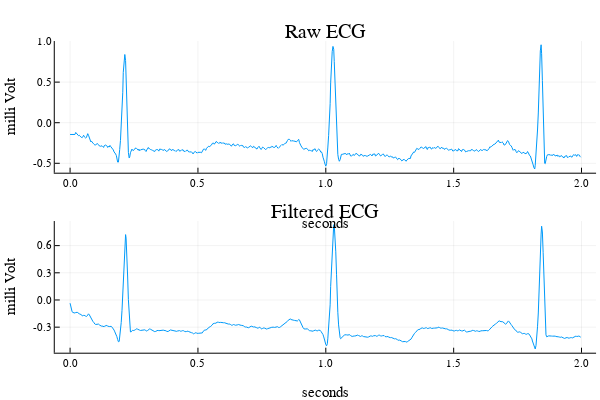

Here is the notebook cell this chart was saved with:
### Code cell
p1 = plot(ecg[:,1], ecg[:,2], title="Raw ECG", xlabel="seconds", ylabel="milli Volt")
p2 = plot(ecg_filtered[:,1], ecg_filtered[:,2], title="Filtered ECG", xlabel="seconds", ylabel="milli Volt")
plot(p1, p2, layout=(2,1), label="")

### Figure 1 — Plotly figure (JSON) as saved in the notebook; plotly's stock layout.template omitted (floating-point values rounded to 4 significant figures; data arrays with more than 128 entries replaced by an {"elided": "..."} marker saying what was removed)
{"data": [{"colorbar": {"title": ""}, "legendgroup": "", "line": {"color": "rgba(0, 154, 250, 1.000)", "dash": "solid", "shape": "linear", "width": 1}, "mode": "lines", "name": "", "showlegend": false, "type": "scatter", "x": {"elided": "720 float values"}, "xaxis": "x1", "y": {"elided": "720 float values"}, "yaxis": "y1", "zmax": null, "zmin": null}, {"colorbar": {"title": ""}, "legendgroup": "", "line": {"color": "rgba(0, 154, 250, 1.000)", "dash": "solid", "shape": "linear", "width": 1}, "mode": "lines", "name": "", "showlegend": false, "type": "scatter", "x": {"elided": "720 float values"}, "xaxis": "x2", "y": {"elided": "720 float values"}, "yaxis": "y2", "zmax": null, "zmin": null}], "layout": {"annotations": [{"font": {"color": "rgba(0, 0, 0, 1.000)", "family": "sans-serif", "size": 20}, "rotation": 0, "showarrow": false, "text": "Raw ECG", "x": 0.5424, "xanchor": "center", "xref": "paper", "y": 1, "yanchor": "top", "yref": "paper"}, {"font": {"color": "rgba(0, 0, 0, 1.000)", "family": "sans-serif", "size": 20}, "rotation": 0, "showarrow": false, "text": "Filtered ECG", "x": 0.5424, "xanchor": "center", "xref": "paper", "y": 0.5, "yanchor": "top", "yref": "paper"}], "height": 400, "legend": {"bgcolor": "rgba(255, 255, 255, 1.000)", "bordercolor": "rgba(0, 0, 0, 1.000)", "borderwidth": 1, "font": {"color": "rgba(0, 0, 0, 1.000)", "family": "sans-serif", "size": 11}, "title": {"font": {"color": "rgba(0, 0, 0, 1.000)", "family": "sans-serif", "size": 15}, "text": ""}, "tracegroupgap": 0, "traceorder": "normal", "x": 1, "xanchor": "auto", "y": 1, "yanchor": "auto"}, "margin": {"b": 20, "l": 0, "r": 0, "t": 20}, "paper_bgcolor": "rgba(255, 255, 255, 1.000)", "plot_bgcolor": "rgba(255, 255, 255, 1.000)", "showlegend": true, "width": 600, "xaxis1": {"anchor": "y1", "domain": [0.09128, 0.9934], "gridcolor": "rgba(0, 0, 0, 0.100)", "gridwidth": 0.5, "linecolor": "rgba(0, 0, 0, 1.000)", "mirror": false, "range": [-0.05991, 2.057], "showgrid": true, "showline": true, "showticklabels": true, "tickangle": 0, "tickcolor": "rgb(0, 0, 0)", "tickfont": {"color": "rgba(0, 0, 0, 1.000)", "family": "sans-serif", "size": 11}, "tickmode": "array", "ticks": "inside", "ticktext": ["0.0", "0.5", "1.0", "1.5", "2.0"], "tickvals": [0, 0.5, 1, 1.5, 2], "title": "seconds", "titlefont": {"color": "rgba(0, 0, 0, 1.000)", "family": "sans-serif", "size": 15}, "type": "-", "visible": true, "zeroline": false, "zerolinecolor": "rgba(0, 0, 0, 1.000)"}, "xaxis2": {"anchor": "y2", "domain": [0.09128, 0.9934], "gridcolor": "rgba(0, 0, 0, 0.100)", "gridwidth": 0.5, "linecolor": "rgba(0, 0, 0, 1.000)", "mirror": false, "range": [-0.05991, 2.057], "showgrid": true, "showline": true, "showticklabels": true, "tickangle": 0, "tickcolor": "rgb(0, 0, 0)", "tickfont": {"color": "rgba(0, 0, 0, 1.000)", "family": "sans-serif", "size": 11}, "tickmode": "array", "ticks": "inside", "ticktext": ["0.0", "0.5", "1.0", "1.5", "2.0"], "tickvals": [0, 0.5, 1, 1.5, 2], "title": "seconds", "titlefont": {"color": "rgba(0, 0, 0, 1.000)", "family": "sans-serif", "size": 15}, "type": "-", "visible": true, "zeroline": false, "zerolinecolor": "rgba(0, 0, 0, 1.000)"}, "yaxis1": {"anchor": "x1", "domain": [0.5758, 0.9415], "gridcolor": "rgba(0, 0, 0, 0.100)", "gridwidth": 0.5, "linecolor": "rgba(0, 0, 0, 1.000)", "mirror": false, "range": [-0.6159, 1.006], "showgrid": true, "showline": true, "showticklabels": true, "tickangle": 0, "tickcolor": "rgb(0, 0, 0)", "tickfont": {"color": "rgba(0, 0, 0, 1.000)", "family": "sans-serif", "size": 11}, "tickmode": "array", "ticks": "inside", "ticktext": ["-0.5", "0.0", "0.5", "1.0"], "tickvals": [-0.5, 0, 0.5, 1], "title": "milli Volt", "titlefont": {"color": "rgba(0, 0, 0, 1.000)", "family": "sans-serif", "size": 15}, "type": "-", "visible": true, "zeroline": false, "zerolinecolor": "rgba(0, 0, 0, 1.000)"}, "yaxis2": {"anchor": "x2", "domain": [0.07581, 0.4415], "gridcolor": "rgba(0, 0, 0, 0.100)", "gridwidth": 0.5, "linecolor": "rgba(0, 0, 0, 1.000)", "mirror": false, "range": [-0.582, 0.8714], "showgrid": true, "showline": true, "showticklabels": true, "tickangle": 0, "tickcolor": "rgb(0, 0, 0)", "tickfont": {"color": "rgba(0, 0, 0, 1.000)", "family": "sans-serif", "size": 11}, "tickmode": "array", "ticks": "inside", "ticktext": ["-0.3", "0.0", "0.3", "0.6"], "tickvals": [-0.3, 0, 0.3, 0.6], "title": "milli Volt", "titlefont": {"color": "rgba(0, 0, 0, 1.000)", "family": "sans-serif", "size": 15}, "type": "-", "visible": true, "zeroline": false, "zerolinecolor": "rgba(0, 0, 0, 1.000)"}}}
